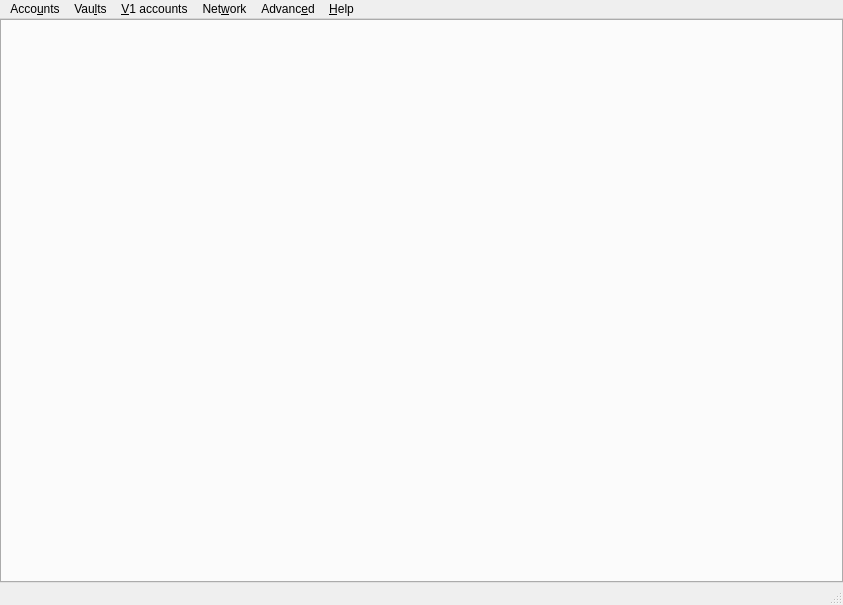
<?xml version="1.0" encoding="UTF-8"?>
<ui version="4.0">
 <class>MainWindow</class>
 <widget class="QMainWindow" name="MainWindow">
  <property name="geometry">
   <rect>
    <x>0</x>
    <y>0</y>
    <width>843</width>
    <height>605</height>
   </rect>
  </property>
  <property name="sizePolicy">
   <sizepolicy hsizetype="Expanding" vsizetype="Expanding">
    <horstretch>0</horstretch>
    <verstretch>0</verstretch>
   </sizepolicy>
  </property>
  <property name="windowTitle">
   <string>MainWindow</string>
  </property>
  <widget class="QWidget" name="centralwidget">
   <property name="sizePolicy">
    <sizepolicy hsizetype="Expanding" vsizetype="Expanding">
     <horstretch>0</horstretch>
     <verstretch>0</verstretch>
    </sizepolicy>
   </property>
   <layout class="QVBoxLayout" name="verticalLayout">
    <property name="spacing">
     <number>0</number>
    </property>
    <property name="leftMargin">
     <number>0</number>
    </property>
    <property name="topMargin">
     <number>0</number>
    </property>
    <property name="rightMargin">
     <number>0</number>
    </property>
    <property name="bottomMargin">
     <number>0</number>
    </property>
    <item>
     <widget class="QTabWidget" name="tabWidget">
      <property name="currentIndex">
       <number>-1</number>
      </property>
      <property name="tabsClosable">
       <bool>true</bool>
      </property>
      <property name="movable">
       <bool>true</bool>
      </property>
     </widget>
    </item>
   </layout>
  </widget>
  <widget class="QMenuBar" name="menubar">
   <property name="geometry">
    <rect>
     <x>0</x>
     <y>0</y>
     <width>843</width>
     <height>25</height>
    </rect>
   </property>
   <widget class="QMenu" name="accountMenu">
    <property name="title">
     <string>Acco&amp;unts</string>
    </property>
    <addaction name="actionTransfer"/>
    <addaction name="actionAccount_tree"/>
    <addaction name="actionAccount_table"/>
    <addaction name="separator"/>
    <addaction name="actionScan_a_QRCode"/>
    <addaction name="actionAdd_an_address"/>
    <addaction name="actionImport_account"/>
    <addaction name="actionCreate_account"/>
    <addaction name="separator"/>
    <addaction name="actionQuit"/>
   </widget>
   <widget class="QMenu" name="helpMenu">
    <property name="title">
     <string>&amp;Help</string>
    </property>
    <addaction name="actionWelcome"/>
    <addaction name="actionCurrency"/>
    <addaction name="actionG1_licence"/>
    <addaction name="actionConfiguration"/>
    <addaction name="separator"/>
    <addaction name="actionAbout"/>
   </widget>
   <widget class="QMenu" name="menuNetwork">
    <property name="title">
     <string>Net&amp;work</string>
    </property>
    <addaction name="actionConnection"/>
    <addaction name="actionNodes"/>
    <addaction name="actionAdd_node"/>
   </widget>
   <widget class="QMenu" name="menuV1_accounts">
    <property name="title">
     <string>&amp;V1 accounts</string>
    </property>
    <addaction name="actionImport_in_V2_wizard"/>
    <addaction name="actionV1Import_account"/>
    <addaction name="actionV1Import_file"/>
   </widget>
   <widget class="QMenu" name="menuAdvanced">
    <property name="title">
     <string>Advanc&amp;ed</string>
    </property>
    <addaction name="actionSmith"/>
    <addaction name="actionTechnical_Committee"/>
   </widget>
   <widget class="QMenu" name="menuVaults">
    <property name="title">
     <string>Vau&amp;lts</string>
    </property>
    <addaction name="actionImport_by_Mnemonic"/>
   </widget>
   <addaction name="accountMenu"/>
   <addaction name="menuVaults"/>
   <addaction name="menuV1_accounts"/>
   <addaction name="menuNetwork"/>
   <addaction name="menuAdvanced"/>
   <addaction name="helpMenu"/>
  </widget>
  <widget class="QStatusBar" name="statusbar"/>
  <action name="actionAccount_tree">
   <property name="text">
    <string>Account tr&amp;ee</string>
   </property>
   <property name="iconText">
    <string>Account tree</string>
   </property>
  </action>
  <action name="actionAdd_an_address">
   <property name="text">
    <string>A&amp;dd an address</string>
   </property>
   <property name="iconText">
    <string>Add an address</string>
   </property>
  </action>
  <action name="actionCreate_account">
   <property name="text">
    <string>&amp;Create an account</string>
   </property>
  </action>
  <action name="actionV1Import_file">
   <property name="text">
    <string>Import &amp;file</string>
   </property>
   <property name="iconText">
    <string>Import file</string>
   </property>
  </action>
  <action name="actionQuit">
   <property name="icon">
    <iconset resource="../../icons/tikka.slots.pyqt.resources.icons.index.qrc">
     <normaloff>:/icons/quit_icon</normaloff>:/icons/quit_icon</iconset>
   </property>
   <property name="text">
    <string>&amp;Quit</string>
   </property>
  </action>
  <action name="actionG1_licence">
   <property name="text">
    <string>Ğ1 &amp;licence</string>
   </property>
  </action>
  <action name="actionConfiguration">
   <property name="text">
    <string>&amp;Configuration</string>
   </property>
  </action>
  <action name="actionAbout">
   <property name="text">
    <string>&amp;About</string>
   </property>
  </action>
  <action name="actionConnection">
   <property name="text">
    <string>&amp;Connection</string>
   </property>
   <property name="iconText">
    <string>Connection</string>
   </property>
  </action>
  <action name="actionImport_account">
   <property name="text">
    <string>&amp;Import account</string>
   </property>
   <property name="iconText">
    <string>Import account</string>
   </property>
  </action>
  <action name="actionV1Import_account">
   <property name="text">
    <string>Import &amp;account</string>
   </property>
   <property name="iconText">
    <string>Import account</string>
   </property>
  </action>
  <action name="actionCurrency">
   <property name="text">
    <string>C&amp;urrency</string>
   </property>
  </action>
  <action name="actionAdd_node">
   <property name="text">
    <string>&amp;Add server</string>
   </property>
   <property name="iconText">
    <string>Add server</string>
   </property>
  </action>
  <action name="actionNodes">
   <property name="text">
    <string>&amp;Servers</string>
   </property>
  </action>
  <action name="actionAccount_table">
   <property name="text">
    <string>Account ta&amp;ble</string>
   </property>
  </action>
  <action name="actionWelcome">
   <property name="text">
    <string>&amp;Welcome</string>
   </property>
  </action>
  <action name="actionTransfer">
   <property name="text">
    <string>&amp;Transfer</string>
   </property>
  </action>
  <action name="actionImport_in_V2_wizard">
   <property name="text">
    <string>&amp;Import V1 in V2 wizard</string>
   </property>
   <property name="iconText">
    <string>Import V1 in V2 wizard</string>
   </property>
  </action>
  <action name="actionScan_a_QRCode">
   <property name="text">
    <string>&amp;Scan a QRCode</string>
   </property>
  </action>
  <action name="actionSmith">
   <property name="text">
    <string>&amp;Smith</string>
   </property>
  </action>
  <action name="actionTechnical_Committee">
   <property name="text">
    <string>&amp;Technical Committee</string>
   </property>
  </action>
  <action name="actionImport_by_Mnemonic">
   <property name="text">
    <string>Import by Mnemonic</string>
   </property>
  </action>
  <action name="actionImport_by_Address">
   <property name="text">
    <string>Import by Address</string>
   </property>
  </action>
 </widget>
 <resources>
  <include location="../../icons/tikka.slots.pyqt.resources.icons.index.qrc"/>
 </resources>
 <connections/>
</ui>
